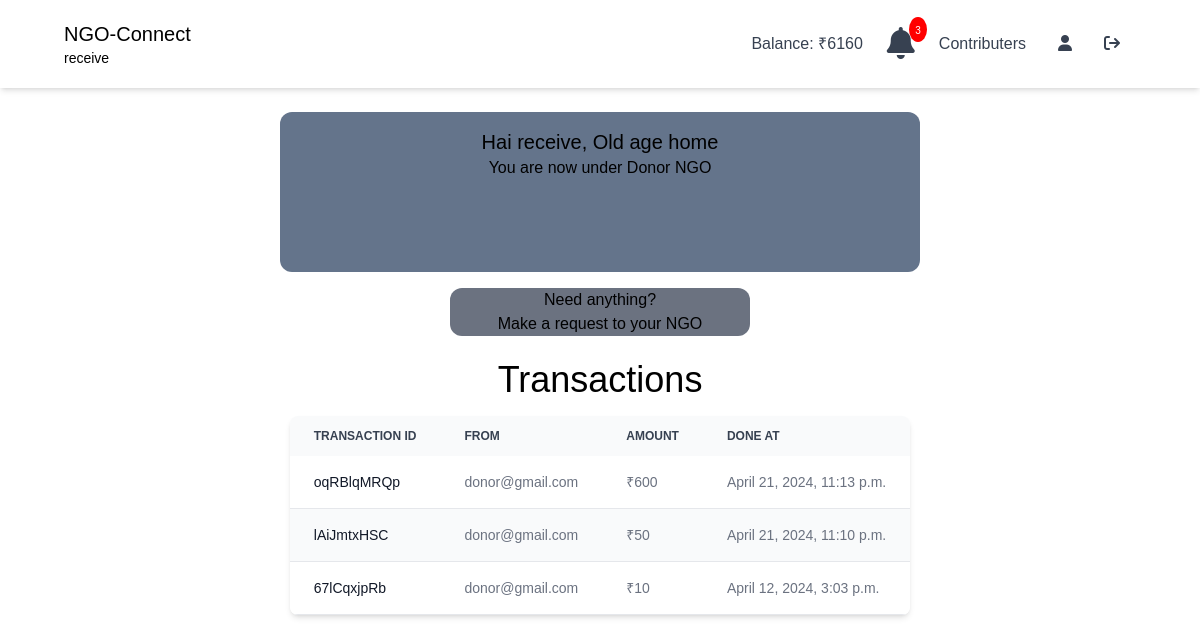
Page /reciever/receiver_base/ (signed in) on the earlier database version.
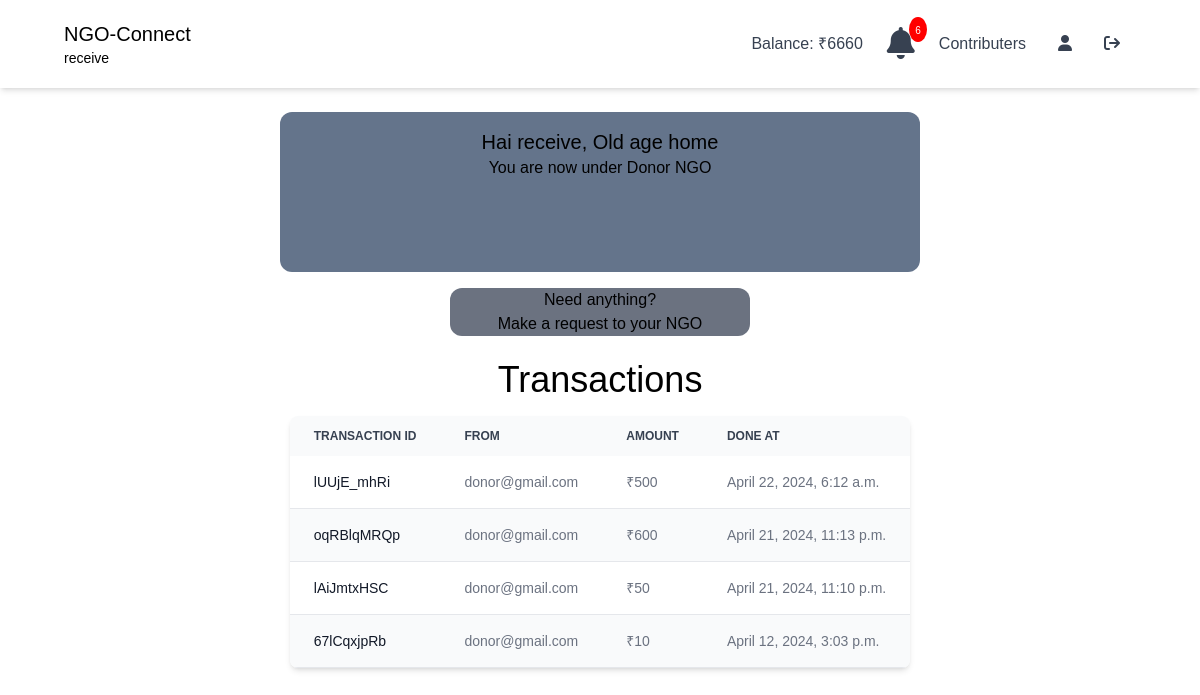
Same page on the later database version.
### reciever/models.py (models this page shows)
class RecieverBank(models.Model):
    user = models.OneToOneField(User, on_delete=models.CASCADE)
    current_balance = models.IntegerField(null=True)

### ngo/models.py (models this page shows)
class Reciever_under_ngo(models.Model):
    user = models.ForeignKey(User, on_delete=models.CASCADE, related_name='user_ngos')
    reciever = models.ForeignKey(User, on_delete=models.CASCADE, related_name='received_ngos', unique=True)
    status = models.CharField(max_length=10, choices=(('accepted', 'accepted'), ('rejected', 'rejected'), ('pending', 'pending'),), null=True)

class NgoBankTransactions(models.Model):
    from_user = models.ForeignKey(User, on_delete=models.CASCADE, related_name='sent', null=True)
    to_user = models.ForeignKey(User, on_delete=models.CASCADE, related_name='received', null=True)
    amount = models.IntegerField(null=True)
    transaction_id = models.CharField(max_length=10, null=True)
    transaction_type = models.CharField(max_length=8, choices=(('credited', 'credited'), ('debited', 'debited')), null=True)
    done_at = models.DateTimeField(auto_now=True,blank=True, null=True)

### reciever/views.py (the view)
# urls.py: path('receiver_base/', views.receiver_base, name="receiver_base"),
@login_required(login_url="signup")
def receiver_base(request):
    users = ngousers.objects.all()
    try:
        receiver = ReceiverMoreDetails.objects.get(user=request.user)
    except ReceiverMoreDetails.DoesNotExist:
        receiver = ReceiverMoreDetails(user=request.user)
    try:
        ngo = Reciever_under_ngo.objects.get(reciever=request.user)
    except Reciever_under_ngo.DoesNotExist:
        ngo = Reciever_under_ngo(reciever=request.user)
    try:
        reciever_balance = RecieverBank.objects.get(user=request.user)
    except RecieverBank.DoesNotExist:
        reciever_balance = RecieverBank(user=request.user)
    notifications = Notifications.objects.filter(user=request.user).order_by('-id')
    notification_count = notifications.count()
    transactions = NgoBankTransactions.objects.filter(to_user=request.user).order_by('-done_at')
    context = {
        'users' : users,
        'reciever' : receiver,
        'ngo' : ngo,
        'reciever_balance' : reciever_balance,
        'notifications' : notifications,
        'notification_count' : notification_count,
        'transactions' : transactions,
    }
    return render(request, 'receiver_base.html', context)

### reciever/templates/receiver_base.html (shortened to what this page needs)
<!DOCTYPE html>
<html lang="en">
  <head>
    <script src="https://cdn.tailwindcss.com"></script>
    <link rel="stylesheet" href="https://cdnjs.cloudflare.com/ajax/libs/font-awesome/6.1.1/css/all.min.css" />
    <link
    rel="stylesheet"
    href="https://cdn.jsdelivr.net/npm/bootstrap-icons@1.3.0/font/bootstrap-icons.css"
    />
    {% load static %}
  </head>
  <body style="font-family: sans-serif">
    <header
      class="lg:px-16 px-4 bg-white flex flex-wrap items-center py-4 shadow-md"
    >
      <div class="flex-1 flex justify-between items-center">
        <a href="#" class="text-xl">NGO-Connect <p class="text-sm">{{ user.first_name }}</p></a>
      </div>
      <div class="hidden md:flex md:items-center md:w-auto w-full" id="menu">
        <nav>
          <ul class="md:flex items-center justify-between text-base text-gray-700 pt-4 md:pt-0">
            <li>
              <a class="md:p-4 py-3 px-0 block">Balance: ₹{{reciever_balance.current_balance}}</a>
            </li>
            <li class="relative">
              <a href="#" class="px-2" id="notificationButton">
                <div class="notification-icon">
                    <i class="fas fa-bell fa-2x"></i>
                    <span class="badge">{{ notification_count }}</span>
                </div>
              </a>
            </li>
            <li>
              <a class="md:p-4 py-3 px-0 block" href="#">Contributers</a>
            </li>
            <li><a class="md:p-4 py-3 px-0 block" href="/reciever/reciever_profile_page"><i class="fa fa-user" aria-hidden="true"></i></a></li>
            <li>
              <a class="md:p-4 py-3 px-0 block md:mb-0 mb-2" href="/logout"><i class="fa fa-sign-out" aria-hidden="true"></i></a>
            </li>
          </ul>
        </nav>
      </div>
    </header>
    {% if reciever.is_reciever_type_defined == True %}
    <section id="reciever_ngo">
      {% if ngo.status == None or ngo.status == 'rejected' %}
      <div class="container text-center my-3 mx-auto">
        {% if ngo.status == 'rejected' %}
        <h3>Rejected by {{ ngo.user.first_name }}</h3>
        {% endif %}
        <h3>Join with any NGO</h3>
        <div class="form-group my-3">
          <form action="/reciever/reciever_ngo" method="POST" class="form-horizontal">
              {% csrf_token %}
              <select id="inputState" class="form-control bg-blue-200" name="reciever_ngo">
                  <option selected value="Active">Select NGO</option>
                  {% for user in users %}
                      {% if user.user_type == 'NGO' %}
                          <option value="{{ user.user.username }}">{{ user.user.first_name }}</option>
                      {% endif %}
                  {% endfor %}
              </select>
              <button type="submit" class="bg-blue-100" id="submitButton" disabled>Submit</button>
          </form>
        </div>
      </div>
      {% elif ngo.status == 'pending' %}
      <div class="container text-center my-3 mx-auto">
        <h2>request in pending</h2>
      </div>
      {% elif ngo.status == 'accepted' %}
      <div class="container text-center mx-auto my-4 py-4 bg-slate-500 rounded-xl" style="height: 20vh; width: 80vh;">
        <p class="text-xl">Hai {{ user.first_name }}, {% if reciever.reciver_type == OAH %} Old age home {% else %} {{ reciever.reciever_type }} {% endif %}</p>
        <h2>You are now under {{ ngo.user.first_name }} NGO</h2>
      </div>
      {% endif %}
    </section>
    {% endif %}
    <a href="/reciever/make_rec_request">
      <div class="container text-center mx-auto bg-gray-500 w-3/12 rounded-xl hover:bg-slate-500">
        <p>Need anything?</p>
        <p>Make a request to your NGO</p>
      </div>
    </a>
    {% if transactions %}
    <h1 class="text-center mt-6 text-4xl">Transactions</h1>
    <section id="transactions" class="m-4 px-4 flex justify-center items-center">
      <div class="relative overflow-x-auto shadow-md sm:rounded-lg">
          <table class="w-full text-sm text-left rtl:text-right text-gray-500 dark:text-gray-400">
              <thead class="text-xs text-gray-700 uppercase bg-gray-50 dark:bg-gray-700 dark:text-gray-400">
                  <tr>
                      <th scope="col" class="px-6 py-3">
                          Transaction Id
                      </th>
                      <th scope="col" class="px-6 py-3">
                          From
                      </th>
                      <th scope="col" class="px-6 py-3">
                          Amount
                      </th>
                      <th scope="col" class="px-6 py-3">
                          Done At
                      </th>
                  </tr>
              </thead>
              <tbody>
                  {% for i in transactions %}
                  <tr class="odd:bg-white odd:dark:bg-gray-900 even:bg-gray-50 even:dark:bg-gray-800 border-b dark:border-gray-700">
                      <th scope="row" class="px-6 py-4 font-medium text-gray-900 whitespace-nowrap dark:text-white">
                          {{ i.transaction_id }}
                      </th>
                      <td class="px-6 py-4">
                          {{ i.from_user }}
                      </td>
                      <td class="px-6 py-4">
                          ₹{{ i.amount }}
                      </td>
                      <td class="px-6 py-4">
                          {{ i.done_at }}
                      </td>
                  </tr>
                  {% endfor %}
              </tbody>
          </table>
      </div>
      {% endif %}
  </body>
</html>

### reciever/templates/receiver_base.html (style rules this page uses)
.notification-icon { position: relative; display: inline-block; }
.badge { position: absolute; top: -10px; right: -12px; background-color: red; color: white; border-radius: 50%; padding: 2px 6px; font-size: 10px; height: 25px; }

Differences in the rows shown:
changed RecieverBank: current_balance "6160" → "6660"
added NgoBankTransactions: transaction_id "lUUjE_mhRi", from_user "donor@gmail.com", amount "500", done_at "April 22, 2024, 6:12 a.m."
Other differences:
{{ notification_count }}: "3" → "6"
